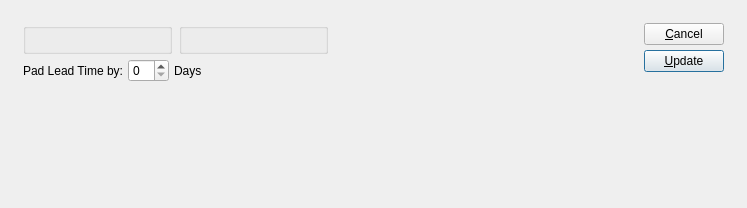
<ui version="4.0" >
 <comment>This file is part of the xTuple ERP: PostBooks Edition, a free and
open source Enterprise Resource Planning software suite,
Copyright (c) 1999-2011 by OpenMFG LLC, d/b/a xTuple.
It is licensed to you under the Common Public Attribution License
version 1.0, the full text of which (including xTuple-specific Exhibits)
is available at www.xtuple.com/CPAL.  By using this software, you agree
to be bound by its terms.</comment>
 <class>updateItemSiteLeadTimes</class>
 <widget class="QDialog" name="updateItemSiteLeadTimes" >
  <property name="geometry" >
   <rect>
    <x>0</x>
    <y>0</y>
    <width>747</width>
    <height>208</height>
   </rect>
  </property>
  <property name="windowTitle" >
   <string>Update Item Site Lead Time Days</string>
  </property>
  <layout class="QGridLayout" name="gridLayout_2" >
   <item row="0" column="0" >
    <layout class="QGridLayout" name="gridLayout" >
     <property name="margin" >
      <number>12</number>
     </property>
     <property name="spacing" >
      <number>12</number>
     </property>
     <item row="0" column="0" >
      <layout class="QVBoxLayout" >
       <property name="spacing" >
        <number>0</number>
       </property>
       <item>
        <layout class="QVBoxLayout" >
         <property name="spacing" >
          <number>5</number>
         </property>
         <item>
          <layout class="QHBoxLayout" >
           <property name="spacing" >
            <number>7</number>
           </property>
           <item>
            <layout class="QVBoxLayout" >
             <property name="spacing" >
              <number>0</number>
             </property>
             <item>
              <widget class="WarehouseGroup" name="_warehouse" >
               <property name="title" >
                <string/>
               </property>
               <property name="fixedSize" >
                <bool>false</bool>
               </property>
              </widget>
             </item>
            </layout>
           </item>
           <item>
            <widget class="ParameterGroup" name="_classCode" >
             <property name="title" >
              <string/>
             </property>
             <property name="fixedSize" >
              <bool>false</bool>
             </property>
            </widget>
           </item>
          </layout>
         </item>
         <item>
          <layout class="QHBoxLayout" >
           <property name="spacing" >
            <number>0</number>
           </property>
           <item>
            <layout class="QHBoxLayout" >
             <property name="spacing" >
              <number>5</number>
             </property>
             <item>
              <widget class="QLabel" name="_leadTimePadLit" >
               <property name="text" >
                <string>Pad Lead Time by:</string>
               </property>
               <property name="alignment" >
                <set>Qt::AlignRight|Qt::AlignTrailing|Qt::AlignVCenter</set>
               </property>
              </widget>
             </item>
             <item>
              <widget class="QSpinBox" name="_leadTimePad" />
             </item>
             <item>
              <widget class="QLabel" name="_daysLit" >
               <property name="text" >
                <string>Days</string>
               </property>
               <property name="alignment" >
                <set>Qt::AlignLeading|Qt::AlignLeft|Qt::AlignVCenter</set>
               </property>
              </widget>
             </item>
            </layout>
           </item>
           <item>
            <spacer>
             <property name="orientation" >
              <enum>Qt::Horizontal</enum>
             </property>
             <property name="sizeType" >
              <enum>QSizePolicy::Expanding</enum>
             </property>
             <property name="sizeHint" stdset="0" >
              <size>
               <width>20</width>
               <height>20</height>
              </size>
             </property>
            </spacer>
           </item>
          </layout>
         </item>
        </layout>
       </item>
       <item>
        <spacer>
         <property name="orientation" >
          <enum>Qt::Vertical</enum>
         </property>
         <property name="sizeType" >
          <enum>QSizePolicy::Expanding</enum>
         </property>
         <property name="sizeHint" stdset="0" >
          <size>
           <width>20</width>
           <height>0</height>
          </size>
         </property>
        </spacer>
       </item>
      </layout>
     </item>
     <item row="0" column="1" >
      <spacer name="horizontalSpacer" >
       <property name="orientation" >
        <enum>Qt::Horizontal</enum>
       </property>
       <property name="sizeHint" stdset="0" >
        <size>
         <width>0</width>
         <height>20</height>
        </size>
       </property>
      </spacer>
     </item>
     <item row="0" column="2" >
      <layout class="QVBoxLayout" >
       <property name="spacing" >
        <number>5</number>
       </property>
       <item>
        <widget class="QPushButton" name="_close" >
         <property name="text" >
          <string>&amp;Cancel</string>
         </property>
        </widget>
       </item>
       <item>
        <widget class="QPushButton" name="_update" >
         <property name="text" >
          <string>&amp;Update</string>
         </property>
         <property name="default" >
          <bool>true</bool>
         </property>
        </widget>
       </item>
       <item>
        <spacer>
         <property name="orientation" >
          <enum>Qt::Vertical</enum>
         </property>
         <property name="sizeHint" stdset="0" >
          <size>
           <width>20</width>
           <height>20</height>
          </size>
         </property>
        </spacer>
       </item>
      </layout>
     </item>
    </layout>
   </item>
  </layout>
 </widget>
 <layoutdefault spacing="6" margin="11" />
 <pixmapfunction>qPixmapFromMimeSource</pixmapfunction>
 <customwidgets>
  <customwidget>
   <class>ParameterGroup</class>
   <extends>QGroupBox</extends>
   <header>parametergroup.h</header>
  </customwidget>
  <customwidget>
   <class>WarehouseGroup</class>
   <extends>QGroupBox</extends>
   <header>warehousegroup.h</header>
  </customwidget>
 </customwidgets>
 <tabstops>
  <tabstop>_warehouse</tabstop>
  <tabstop>_classCode</tabstop>
  <tabstop>_leadTimePad</tabstop>
  <tabstop>_update</tabstop>
  <tabstop>_close</tabstop>
 </tabstops>
 <resources/>
 <connections>
  <connection>
   <sender>_close</sender>
   <signal>clicked()</signal>
   <receiver>updateItemSiteLeadTimes</receiver>
   <slot>reject()</slot>
   <hints>
    <hint type="sourcelabel" >
     <x>20</x>
     <y>20</y>
    </hint>
    <hint type="destinationlabel" >
     <x>20</x>
     <y>20</y>
    </hint>
   </hints>
  </connection>
 </connections>
</ui>
